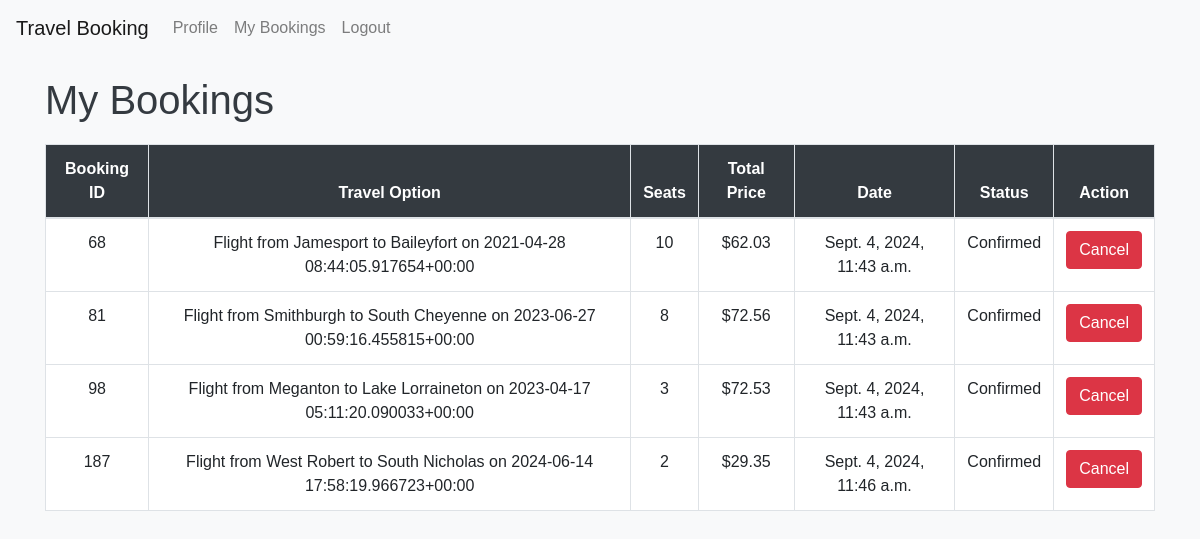
The app's page /my_bookings/ (signed in) with its own data.
### bookings/models.py (models this page shows, shortened)
class Booking(models.Model):
    STATUS_CHOICES = [
        ('Confirmed', 'Confirmed'),
        ('Cancelled', 'Cancelled'),
    ]
    booking_id = models.AutoField(primary_key=True)
    user = models.ForeignKey(User, on_delete=models.CASCADE)
    travel_option = models.ForeignKey(TravelOption, on_delete=models.CASCADE)
    number_of_seats = models.PositiveIntegerField()
    total_price = models.DecimalField(max_digits=10, decimal_places=2)
    booking_date = models.DateTimeField(auto_now_add=True)
    status = models.CharField(max_length=10, choices=STATUS_CHOICES, default='Confirmed')

class TravelOption(models.Model):
    TRAVEL_TYPE_CHOICES = [
        ('Flight', 'Flight'),
        ('Train', 'Train'),
        ('Bus', 'Bus'),
    ]
    travel_id = models.AutoField(primary_key=True)
    travel_type = models.CharField(max_length=10, choices=TRAVEL_TYPE_CHOICES, default='Flight')
    source = models.CharField(max_length=100)
    destination = models.CharField(max_length=100)
    date_time = models.DateTimeField()
    price = models.DecimalField(max_digits=10, decimal_places=2)
    available_seats = models.PositiveIntegerField()
    def __str__(self):
        return f"{self.travel_type} from {self.source} to {self.destination} on {self.date_time}"

### bookings/views.py (the view)
# urls.py: path('my_bookings/', views.my_bookings, name='my_bookings'),
@login_required
def my_bookings(request):
    bookings = Booking.objects.filter(user=request.user)
    return render(request, 'view_bookings.html', {'bookings': bookings})

### bookings/templates/view_bookings.html (shortened to what this page needs)
{% extends 'base.html' %}
{% block content %}
    <h1>My Bookings</h1>
    <table class="table table-bordered">
        <thead>
            <tr>
                <th>Booking ID</th>
                <th>Travel Option</th>
                <th>Seats</th>
                <th>Total Price</th>
                <th>Date</th>
                <th>Status</th>
                <th>Action</th>
            </tr>
        </thead>
        <tbody>
            {% for booking in bookings %}
            <tr>
                <td>{{ booking.booking_id }}</td>
                <td>{{ booking.travel_option }}</td>
                <td>{{ booking.number_of_seats }}</td>
                <td>${{ booking.total_price }}</td>
                <td>{{ booking.booking_date }}</td>
                <td>{{ booking.get_status_display }}</td>
                <td>
                    {% if booking.status == 'Confirmed' %}
                        <a href="{% url 'cancel_booking' booking.booking_id %}" class="btn btn-danger">Cancel</a>
                    {% endif %}
                </td>
            </tr>
            {% endfor %}
        </tbody>
    </table>
{% endblock %}

### bookings/static/bookings/styles.css (style rules this page uses)
body { font-family: Arial, sans-serif; background-color: #f8f9fa; }
h1 { color: #343a40; margin-bottom: 20px; }
.table { margin-top: 20px; }
.table th, .table td { text-align: center; }
.table th { background-color: #343a40; color: #fff; }
.table td { background-color: #fff; }

### records on screen
Booking: booking_id "68", travel_option "Flight from Jamesport to Baileyfort on 2021-04-28 08:44:05.917654+00:00", number_of_seats "10", total_price "62.03", booking_date "Sept. 4, 2024, 11:43 a.m.", status "Confirmed", shows "Cancel"
Booking: booking_id "81", travel_option "Flight from Smithburgh to South Cheyenne on 2023-06-27 00:59:16.455815+00:00", number_of_seats "8", total_price "72.56", booking_date "Sept. 4, 2024, 11:43 a.m.", status "Confirmed", shows "Cancel"
Booking: booking_id "98", travel_option "Flight from Meganton to Lake Lorraineton on 2023-04-17 05:11:20.090033+00:00", number_of_seats "3", total_price "72.53", booking_date "Sept. 4, 2024, 11:43 a.m.", status "Confirmed", shows "Cancel"
Booking: booking_id "187", travel_option "Flight from West Robert to South Nicholas on 2024-06-14 17:58:19.966723+00:00", number_of_seats "2", total_price "29.35", booking_date "Sept. 4, 2024, 11:46 a.m.", status "Confirmed", shows "Cancel"
